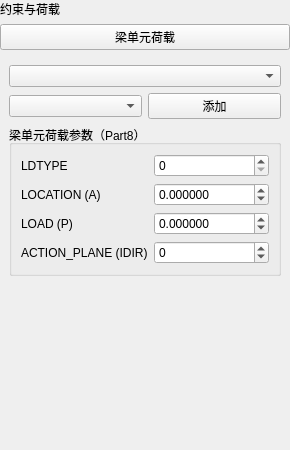
<?xml version='1.0' encoding='UTF-8'?>
<ui version="4.0">
 <class>BeamLoadPage</class>
 <widget class="QWidget" name="BeamLoadPage">
  <property name="geometry">
   <rect>
    <x>0</x>
    <y>0</y>
    <width>237</width>
    <height>450</height>
   </rect>
  </property>
  <property name="windowTitle">
   <string>梁单元荷载</string>
  </property>
  <layout class="QVBoxLayout" name="verticalLayout">
   <property name="leftMargin">
    <number>0</number>
   </property>
   <property name="topMargin">
    <number>0</number>
   </property>
   <property name="rightMargin">
    <number>0</number>
   </property>
   <item>
    <widget class="QLabel" name="pageNameLabel">
     <property name="sizePolicy">
      <sizepolicy hsizetype="Preferred" vsizetype="Fixed">
       <horstretch>0</horstretch>
       <verstretch>0</verstretch>
      </sizepolicy>
     </property>
     <property name="text">
      <string>约束与荷载</string>
     </property>
    </widget>
   </item>
   <item>
    <widget class="QPushButton" name="sectionTitleButton">
     <property name="sizePolicy">
      <sizepolicy hsizetype="Ignored" vsizetype="Fixed">
       <horstretch>0</horstretch>
       <verstretch>0</verstretch>
      </sizepolicy>
     </property>
     <property name="text">
      <string>梁单元荷载</string>
     </property>
    </widget>
   </item>
   <item>
    <widget class="QWidget" name="contentWidget" native="true">
     <layout class="QVBoxLayout" name="contentLayout">
   <item>
    <widget class="CustomComboBox" name="comboBoxDim" />
   </item>
   <item>
        <layout class="QHBoxLayout" name="horizontalLayoutGroupSelect">
     <item>
      <widget class="CustomComboBox" name="comboBoxGroup" />
     </item>
     <item>
      <widget class="QPushButton" name="btnBatchAdd">
       <property name="text">
        <string>添加</string>
       </property>
      </widget>
     </item>
    </layout>
   </item>
   <item>
    <widget class="QGroupBox" name="groupBoxParams">
     <property name="title">
      <string>梁单元荷载参数（Part8）</string>
     </property>
     <layout class="QFormLayout" name="formLayout">
      <property name="fieldGrowthPolicy">
       <enum>QFormLayout::FieldGrowthPolicy::AllNonFixedFieldsGrow</enum>
      </property>
      <item row="0" column="0">
       <widget class="QLabel" name="labelLDTYPE">
        <property name="toolTip">
         <string>梁单元荷载类型（按求解器定义填写整数）</string>
        </property>
        <property name="text">
         <string>LDTYPE</string>
        </property>
       </widget>
      </item>
      <item row="0" column="1">
       <widget class="QSpinBox" name="spinBoxLDTYPE">
        <property name="minimum">
         <number>0</number>
        </property>
        <property name="maximum">
         <number>999999</number>
        </property>
       </widget>
      </item>
      <item row="1" column="0">
       <widget class="QLabel" name="labelA">
        <property name="toolTip">
         <string>荷载特征位置 a（按求解器定义填写）</string>
        </property>
        <property name="text">
         <string>LOCATION (A)</string>
        </property>
       </widget>
      </item>
      <item row="1" column="1">
       <widget class="QDoubleSpinBox" name="doubleSpinBoxA">
        <property name="decimals">
         <number>6</number>
        </property>
        <property name="minimum">
         <double>-1000000000000.000000000000000</double>
        </property>
        <property name="maximum">
         <double>1000000000000.000000000000000</double>
        </property>
       </widget>
      </item>
      <item row="2" column="0">
       <widget class="QLabel" name="labelP">
        <property name="toolTip">
         <string>荷载大小 P（按求解器单位填写）</string>
        </property>
        <property name="text">
         <string>LOAD (P)</string>
        </property>
       </widget>
      </item>
      <item row="2" column="1">
       <widget class="QDoubleSpinBox" name="doubleSpinBoxP">
        <property name="decimals">
         <number>6</number>
        </property>
        <property name="minimum">
         <double>-1000000000000.000000000000000</double>
        </property>
        <property name="maximum">
         <double>1000000000000.000000000000000</double>
        </property>
       </widget>
      </item>
      <item row="3" column="0">
       <widget class="QLabel" name="labelIDIR">
        <property name="toolTip">
         <string>荷载作用面/方向 IDIR（整数）</string>
        </property>
        <property name="text">
         <string>ACTION_PLANE (IDIR)</string>
        </property>
       </widget>
      </item>
      <item row="3" column="1">
       <widget class="QSpinBox" name="spinBoxIDIR">
        <property name="minimum">
         <number>-999999</number>
        </property>
        <property name="maximum">
         <number>999999</number>
        </property>
       </widget>
      </item>
     </layout>
    </widget>
   </item>     </layout>
    </widget>
   </item>

   <item>
    <spacer name="verticalSpacer">
     <property name="orientation">
      <enum>Qt::Orientation::Vertical</enum>
     </property>
     <property name="sizeHint" stdset="0">
      <size>
       <width>20</width>
       <height>40</height>
      </size>
     </property>
    </spacer>
   </item>
  </layout>
 </widget>
 <customwidgets>
  <customwidget>
   <class>CustomComboBox</class>
   <extends>QComboBox</extends>
   <header>CustomComboBox.h</header>
  </customwidget>
 </customwidgets>
 <resources />
 <connections />
</ui>
